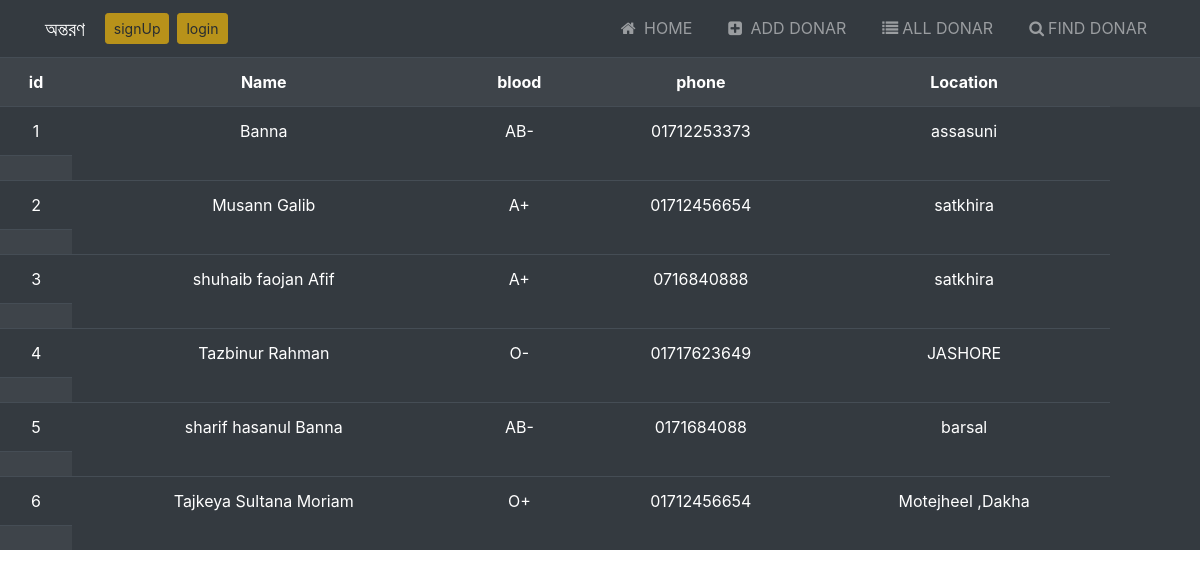
Page /alldonar.php on the committed database.
### tables this page shows
CREATE TABLE `donar` (
  `id` int(11) NOT NULL,
  `name` varchar(128) NOT NULL,
  `phone` varchar(14) NOT NULL,
  `blood_group` varchar(3) NOT NULL,
  `district` varchar(30) NOT NULL,
  `password` varchar(20) NOT NULL,
  `date_of_donate` date NOT NULL
);

### alldonar.php (the view, shortened to what this page needs)
<?php
include_once 'inc/header.php';
include_once 'Includes/dbh.inc.php'
?>
<!DOCTYPE html>
<html lang="en" dir="ltr">
  <head>
  </head>
  <body>
  <div class="text-center  ">
 <table class="table table-dark table-striped table-hover">
   <tr>
  <th> id </th>
  <th> Name</th>
  <th> blood </th>
   <th> phone </th>
  <th> Location</th>
  <th></th>
  <th></th>
   </tr>
   <?php
 $sql = " SELECT * FROM donar;";
 $result = mysqli_query($conn, $sql);
 $resultCheck = mysqli_num_rows($result);
?>
<?php
$count = 1;
if ($resultCheck >0 ) {
while ($row = mysqli_fetch_assoc($result)) {
?>
<tr>
  <td><?php echo  $count?> </td>
  <td><?php echo $row['name']; ?> </td>
  <td><?php echo $row['blood_group']; ?> </td>
  <td><?php echo $row['phone']; ?> </td>
  <td><?php echo $row['district']; ?> </td>
</tr>
<tr>
  <td></td>
</tr>
<?php
$count ++;
}
}
?>
</table>
 </div>
</body>
</html>

### rows in the picture
donar: name "Banna", blood_group "AB-", phone "01712253373", district "assasuni"
donar: name "Musann Galib", blood_group "A+", phone "01712456654", district "satkhira"
donar: name "shuhaib faojan Afif", blood_group "A+", phone "0716840888", district "satkhira"
donar: name "Tazbinur Rahman", blood_group "O-", phone "01717623649", district "JASHORE"
donar: name "sharif hasanul Banna", blood_group "AB-", phone "0171684088", district "barsal"
donar: name "Tajkeya Sultana Moriam", blood_group "O+", phone "01712456654", district "Motejheel ,Dakha"
